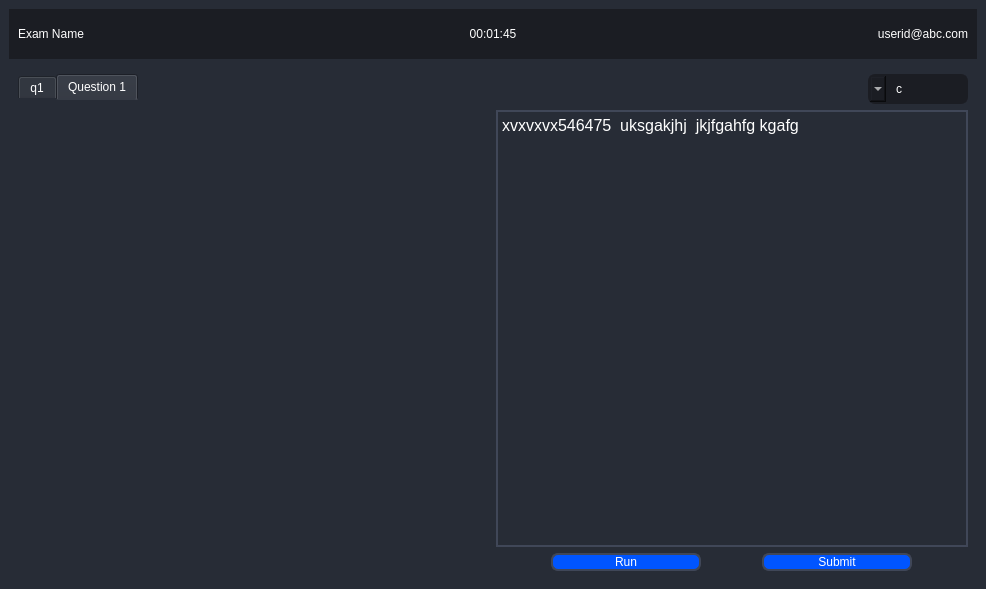
<?xml version="1.0" encoding="UTF-8"?>
<ui version="4.0">
 <class>MainWindow</class>
 <widget class="QMainWindow" name="MainWindow">
  <property name="geometry">
   <rect>
    <x>0</x>
    <y>0</y>
    <width>986</width>
    <height>589</height>
   </rect>
  </property>
  <property name="windowTitle">
   <string>MainWindow</string>
  </property>
  <property name="styleSheet">
   <string notr="true">	background-color: rgb(39, 44, 54);
</string>
  </property>
  <widget class="QWidget" name="centralwidget">
   <layout class="QGridLayout" name="gridLayout_5">
    <item row="0" column="0">
     <layout class="QVBoxLayout" name="verticalLayout_2">
      <item>
       <widget class="QWidget" name="widget" native="true">
        <property name="minimumSize">
         <size>
          <width>0</width>
          <height>50</height>
         </size>
        </property>
        <property name="styleSheet">
         <string notr="true">	background-color: rgb(27, 29, 35);
</string>
        </property>
        <layout class="QGridLayout" name="gridLayout_2">
         <item row="0" column="0">
          <layout class="QHBoxLayout" name="horizontalLayout_3">
           <item>
            <widget class="QLabel" name="exam_name_text">
             <property name="styleSheet">
              <string notr="true">font: 12pt &quot;Droid Sans Fallback&quot;;
color:rgb(255, 255, 255);</string>
             </property>
             <property name="text">
              <string>Exam Name</string>
             </property>
            </widget>
           </item>
           <item>
            <widget class="QLabel" name="time_text">
             <property name="styleSheet">
              <string notr="true">font: 12pt &quot;Droid Sans Fallback&quot;;
color:rgb(255, 255, 255);</string>
             </property>
             <property name="text">
              <string>00:01:45</string>
             </property>
             <property name="alignment">
              <set>Qt::AlignCenter</set>
             </property>
            </widget>
           </item>
           <item>
            <widget class="QLabel" name="userid_text">
             <property name="styleSheet">
              <string notr="true">font: 12pt &quot;Droid Sans Fallback&quot;;
color:rgb(255, 255, 255);</string>
             </property>
             <property name="text">
              <string>userid@abc.com</string>
             </property>
             <property name="alignment">
              <set>Qt::AlignRight|Qt::AlignTrailing|Qt::AlignVCenter</set>
             </property>
            </widget>
           </item>
          </layout>
         </item>
        </layout>
       </widget>
      </item>
      <item>
       <widget class="QFrame" name="frame">
        <property name="styleSheet">
         <string notr="true">border:none;</string>
        </property>
        <property name="frameShape">
         <enum>QFrame::StyledPanel</enum>
        </property>
        <property name="frameShadow">
         <enum>QFrame::Raised</enum>
        </property>
        <layout class="QGridLayout" name="gridLayout_3">
         <item row="0" column="1">
          <layout class="QHBoxLayout" name="horizontalLayout_2">
           <item>
            <layout class="QVBoxLayout" name="verticalLayout">
             <item>
              <widget class="QComboBox" name="language_choose">
               <property name="maximumSize">
                <size>
                 <width>100</width>
                 <height>16777215</height>
                </size>
               </property>
               <property name="toolTip">
                <string/>
               </property>
               <property name="layoutDirection">
                <enum>Qt::RightToLeft</enum>
               </property>
               <property name="styleSheet">
                <string notr="true">QComboBox{
	background-color: rgb(27, 29, 35);
	border-radius: 7px;
	border: 2px solid rgb(27, 29, 35);
	padding: 5px;
	padding-left: 10px;
	text-color: rgb(255,255,255);
	color: rgb(255,255,255);
}
QComboBox:hover{
	border: 2px solid rgb(64, 71, 88);
}
</string>
               </property>
               <property name="editable">
                <bool>false</bool>
               </property>
               <property name="currentText">
                <string>c</string>
               </property>
               <item>
                <property name="text">
                 <string>c</string>
                </property>
               </item>
               <item>
                <property name="text">
                 <string>c++</string>
                </property>
               </item>
               <item>
                <property name="text">
                 <string>java</string>
                </property>
               </item>
               <item>
                <property name="text">
                 <string>python</string>
                </property>
               </item>
              </widget>
             </item>
             <item>
              <widget class="QTextEdit" name="program_text">
               <property name="styleSheet">
                <string notr="true">QTextEdit{
	color:rgb(255, 255, 255);
	font: 12pt &quot;Droid Sans Fallback&quot;;
	border: 2px solid rgb(64, 71, 88);
}
</string>
               </property>
               <property name="html">
                <string>&lt;!DOCTYPE HTML PUBLIC &quot;-//W3C//DTD HTML 4.0//EN&quot; &quot;http://www.w3.org/TR/REC-html40/strict.dtd&quot;&gt;
&lt;html&gt;&lt;head&gt;&lt;meta name=&quot;qrichtext&quot; content=&quot;1&quot; /&gt;&lt;style type=&quot;text/css&quot;&gt;
p, li { white-space: pre-wrap; }
&lt;/style&gt;&lt;/head&gt;&lt;body style=&quot; font-family:'Droid Sans Fallback'; font-size:12pt; font-weight:400; font-style:normal;&quot;&gt;
&lt;p style=&quot; margin-top:0px; margin-bottom:0px; margin-left:0px; margin-right:0px; -qt-block-indent:0; text-indent:0px;&quot;&gt;xvxvxvx546475  uksgakjhj  jkjfgahfg kgafg&lt;/p&gt;&lt;/body&gt;&lt;/html&gt;</string>
               </property>
              </widget>
             </item>
             <item>
              <layout class="QHBoxLayout" name="horizontalLayout">
               <item>
                <widget class="QPushButton" name="run_button">
                 <property name="maximumSize">
                  <size>
                   <width>150</width>
                   <height>16777215</height>
                  </size>
                 </property>
                 <property name="styleSheet">
                  <string notr="true">QPushButton {
	font: 14pt &quot;Droid Sans Fallback&quot;;
	background-position: center;
	background-repeat: no-reperat;
	border: 2px solid rgb(64, 71, 88);
	border-radius:7px;
	color:rgb(255, 255, 255);
	background-color:rgb(0, 85, 255);
}
QPushButton:hover {
	background-color: rgb(0, 67, 200);

}
QPushButton:pressed {	
	background-color: rgb(0, 32, 97);
}</string>
                 </property>
                 <property name="text">
                  <string>Run</string>
                 </property>
                </widget>
               </item>
               <item>
                <widget class="QPushButton" name="submit_button">
                 <property name="maximumSize">
                  <size>
                   <width>150</width>
                   <height>16777215</height>
                  </size>
                 </property>
                 <property name="styleSheet">
                  <string notr="true">QPushButton {
	font: 14pt &quot;Droid Sans Fallback&quot;;
	background-position: center;
	background-repeat: no-reperat;
	border: 2px solid rgb(64, 71, 88);
	border-radius:7px;
	color:rgb(255, 255, 255);
	background-color:rgb(0, 85, 255);
}
QPushButton:hover {
	background-color: rgb(0, 67, 200);

}
QPushButton:pressed {	
	background-color: rgb(0, 32, 97);
}</string>
                 </property>
                 <property name="text">
                  <string>Submit</string>
                 </property>
                </widget>
               </item>
              </layout>
             </item>
            </layout>
           </item>
          </layout>
         </item>
         <item row="0" column="0">
          <layout class="QVBoxLayout" name="verticalLayout_3">
           <item>
            <widget class="QTabWidget" name="question_tab">
             <property name="styleSheet">
              <string notr="true">color:rgb(255, 255, 255);
	font: 9pt &quot;Droid Sans Fallback&quot;;
	border: none;</string>
             </property>
             <property name="tabShape">
              <enum>QTabWidget::Rounded</enum>
             </property>
             <property name="currentIndex">
              <number>1</number>
             </property>
             <property name="documentMode">
              <bool>false</bool>
             </property>
             <property name="tabsClosable">
              <bool>false</bool>
             </property>
             <property name="movable">
              <bool>true</bool>
             </property>
             <property name="tabBarAutoHide">
              <bool>false</bool>
             </property>
             <widget class="QWidget" name="tab">
              <attribute name="icon">
               <iconset>
                <normaloff>:/newPrefix/cil-check.png</normaloff>:/newPrefix/cil-check.png</iconset>
              </attribute>
              <attribute name="title">
               <string>q1</string>
              </attribute>
              <layout class="QGridLayout" name="gridLayout">
               <item row="0" column="0">
                <widget class="QTextBrowser" name="text_browser">
                 <property name="styleSheet">
                  <string notr="true">QTextBrowser{
	color:rgb(255, 255, 255);
	font: 12pt &quot;Droid Sans Fallback&quot;;
	
}
</string>
                 </property>
                 <property name="html">
                  <string>&lt;!DOCTYPE HTML PUBLIC &quot;-//W3C//DTD HTML 4.0//EN&quot; &quot;http://www.w3.org/TR/REC-html40/strict.dtd&quot;&gt;
&lt;html&gt;&lt;head&gt;&lt;meta name=&quot;qrichtext&quot; content=&quot;1&quot; /&gt;&lt;style type=&quot;text/css&quot;&gt;
p, li { white-space: pre-wrap; }
&lt;/style&gt;&lt;/head&gt;&lt;body style=&quot; font-family:'Droid Sans Fallback'; font-size:12pt; font-weight:400; font-style:normal;&quot;&gt;
&lt;p style=&quot; margin-top:0px; margin-bottom:0px; margin-left:0px; margin-right:0px; -qt-block-indent:0; text-indent:0px;&quot;&gt;&lt;span style=&quot; background-color:transparent;&quot;&gt;You are given a tree with N nodes (numbered 1 through N). A tree is a connected undirected graph without cycles.&lt;/span&gt;&lt;/p&gt;
&lt;p style=&quot; margin-top:12px; margin-bottom:0px; margin-left:0px; margin-right:0px; -qt-block-indent:0; text-indent:0px; line-height:100%; background-color:transparent;&quot;&gt;&lt;br /&gt;&lt;/p&gt;
&lt;p style=&quot; margin-top:12px; margin-bottom:0px; margin-left:0px; margin-right:0px; -qt-block-indent:0; text-indent:0px; line-height:100%; background-color:transparent;&quot;&gt;&lt;span style=&quot; background-color:transparent;&quot;&gt;You have to assign an integer to each node; for each valid i, let's denote the integer assigned to node i by Ai. This assignment must satisfy the following conditions:&lt;/span&gt;&lt;/p&gt;
&lt;p style=&quot; margin-top:12px; margin-bottom:0px; margin-left:0px; margin-right:0px; -qt-block-indent:0; text-indent:0px; line-height:100%; background-color:transparent;&quot;&gt;&lt;br /&gt;&lt;/p&gt;
&lt;p style=&quot; margin-top:12px; margin-bottom:0px; margin-left:0px; margin-right:0px; -qt-block-indent:0; text-indent:0px; line-height:100%; background-color:transparent;&quot;&gt;&lt;span style=&quot; background-color:transparent;&quot;&gt;For each valid i, 1≤Ai≤105.&lt;/span&gt;&lt;/p&gt;
&lt;p style=&quot; margin-top:12px; margin-bottom:0px; margin-left:0px; margin-right:0px; -qt-block-indent:0; text-indent:0px; line-height:100%; background-color:transparent;&quot;&gt;&lt;span style=&quot; background-color:transparent;&quot;&gt;For each simple path in the tree which contains at least two nodes, let's denote the set of nodes in this path by S. Then, ∑v∈SAv is not divisible by |S|.&lt;/span&gt;&lt;/p&gt;
&lt;p style=&quot; margin-top:12px; margin-bottom:0px; margin-left:0px; margin-right:0px; -qt-block-indent:0; text-indent:0px; line-height:100%; background-color:transparent;&quot;&gt;&lt;span style=&quot; background-color:transparent;&quot;&gt;Input&lt;/span&gt;&lt;/p&gt;
&lt;p style=&quot; margin-top:12px; margin-bottom:0px; margin-left:0px; margin-right:0px; -qt-block-indent:0; text-indent:0px; line-height:100%; background-color:transparent;&quot;&gt;&lt;span style=&quot; background-color:transparent;&quot;&gt;The first line of the input contains a single integer T denoting the number of test cases. The description of T test cases follows.&lt;/span&gt;&lt;/p&gt;
&lt;p style=&quot; margin-top:12px; margin-bottom:0px; margin-left:0px; margin-right:0px; -qt-block-indent:0; text-indent:0px; line-height:100%; background-color:transparent;&quot;&gt;&lt;span style=&quot; background-color:transparent;&quot;&gt;The first line of each test case contains a single integer N.&lt;/span&gt;&lt;/p&gt;
&lt;p style=&quot; margin-top:12px; margin-bottom:0px; margin-left:0px; margin-right:0px; -qt-block-indent:0; text-indent:0px; line-height:100%; background-color:transparent;&quot;&gt;&lt;span style=&quot; background-color:transparent;&quot;&gt;Each of the next N−1 lines contains two space-separated integers u and v denoting that nodes u and v are connected by an edge.&lt;/span&gt;&lt;/p&gt;
&lt;p style=&quot; margin-top:12px; margin-bottom:0px; margin-left:0px; margin-right:0px; -qt-block-indent:0; text-indent:0px; line-height:100%; background-color:transparent;&quot;&gt;&lt;span style=&quot; background-color:transparent;&quot;&gt;Output&lt;/span&gt;&lt;/p&gt;
&lt;p style=&quot; margin-top:12px; margin-bottom:0px; margin-left:0px; margin-right:0px; -qt-block-indent:0; text-indent:0px; line-height:100%; background-color:transparent;&quot;&gt;&lt;span style=&quot; background-color:transparent;&quot;&gt;For each test case, print a single line containing N space-separated integers A1,A2,…,AN.&lt;/span&gt;&lt;/p&gt;
&lt;p style=&quot; margin-top:12px; margin-bottom:0px; margin-left:0px; margin-right:0px; -qt-block-indent:0; text-indent:0px; line-height:100%; background-color:transparent;&quot;&gt;&lt;br /&gt;&lt;/p&gt;
&lt;p style=&quot; margin-top:12px; margin-bottom:0px; margin-left:0px; margin-right:0px; -qt-block-indent:0; text-indent:0px; line-height:100%; background-color:transparent;&quot;&gt;&lt;span style=&quot; background-color:transparent;&quot;&gt;If there are multiple solutions, you may find any one of them. It can be proved that a solution always exists under the given constraints.&lt;/span&gt;&lt;/p&gt;
&lt;p style=&quot; margin-top:12px; margin-bottom:0px; margin-left:0px; margin-right:0px; -qt-block-indent:0; text-indent:0px; line-height:100%; background-color:transparent;&quot;&gt;&lt;br /&gt;&lt;/p&gt;
&lt;p style=&quot; margin-top:12px; margin-bottom:0px; margin-left:0px; margin-right:0px; -qt-block-indent:0; text-indent:0px; line-height:100%; background-color:transparent;&quot;&gt;&lt;span style=&quot; background-color:transparent;&quot;&gt;Constraints&lt;/span&gt;&lt;/p&gt;
&lt;p style=&quot; margin-top:12px; margin-bottom:0px; margin-left:0px; margin-right:0px; -qt-block-indent:0; text-indent:0px; line-height:100%; background-color:transparent;&quot;&gt;&lt;span style=&quot; background-color:transparent;&quot;&gt;1≤T≤200&lt;/span&gt;&lt;/p&gt;
&lt;p style=&quot; margin-top:12px; margin-bottom:0px; margin-left:0px; margin-right:0px; -qt-block-indent:0; text-indent:0px; line-height:100%; background-color:transparent;&quot;&gt;&lt;span style=&quot; background-color:transparent;&quot;&gt;2≤N≤100&lt;/span&gt;&lt;/p&gt;
&lt;p style=&quot; margin-top:12px; margin-bottom:0px; margin-left:0px; margin-right:0px; -qt-block-indent:0; text-indent:0px; line-height:100%; background-color:transparent;&quot;&gt;&lt;span style=&quot; background-color:transparent;&quot;&gt;1≤u,v≤N&lt;/span&gt;&lt;/p&gt;
&lt;p style=&quot; margin-top:12px; margin-bottom:0px; margin-left:0px; margin-right:0px; -qt-block-indent:0; text-indent:0px; line-height:100%; background-color:transparent;&quot;&gt;&lt;span style=&quot; background-color:transparent;&quot;&gt;Example Input&lt;/span&gt;&lt;/p&gt;
&lt;p style=&quot; margin-top:12px; margin-bottom:0px; margin-left:0px; margin-right:0px; -qt-block-indent:0; text-indent:0px; line-height:100%; background-color:transparent;&quot;&gt;&lt;span style=&quot; background-color:transparent;&quot;&gt;2&lt;/span&gt;&lt;/p&gt;
&lt;p style=&quot; margin-top:12px; margin-bottom:0px; margin-left:0px; margin-right:0px; -qt-block-indent:0; text-indent:0px; line-height:100%; background-color:transparent;&quot;&gt;&lt;span style=&quot; background-color:transparent;&quot;&gt;7&lt;/span&gt;&lt;/p&gt;
&lt;p style=&quot; margin-top:12px; margin-bottom:0px; margin-left:0px; margin-right:0px; -qt-block-indent:0; text-indent:0px; line-height:100%; background-color:transparent;&quot;&gt;&lt;span style=&quot; background-color:transparent;&quot;&gt;1 2&lt;/span&gt;&lt;/p&gt;
&lt;p style=&quot; margin-top:12px; margin-bottom:0px; margin-left:0px; margin-right:0px; -qt-block-indent:0; text-indent:0px; line-height:100%; background-color:transparent;&quot;&gt;&lt;span style=&quot; background-color:transparent;&quot;&gt;4 6&lt;/span&gt;&lt;/p&gt;
&lt;p style=&quot; margin-top:12px; margin-bottom:0px; margin-left:0px; margin-right:0px; -qt-block-indent:0; text-indent:0px; line-height:100%; background-color:transparent;&quot;&gt;&lt;span style=&quot; background-color:transparent;&quot;&gt;3 5&lt;/span&gt;&lt;/p&gt;
&lt;p style=&quot; margin-top:12px; margin-bottom:0px; margin-left:0px; margin-right:0px; -qt-block-indent:0; text-indent:0px; line-height:100%; background-color:transparent;&quot;&gt;&lt;span style=&quot; background-color:transparent;&quot;&gt;1 4&lt;/span&gt;&lt;/p&gt;
&lt;p style=&quot; margin-top:12px; margin-bottom:0px; margin-left:0px; margin-right:0px; -qt-block-indent:0; text-indent:0px; line-height:100%; background-color:transparent;&quot;&gt;&lt;span style=&quot; background-color:transparent;&quot;&gt;7 5&lt;/span&gt;&lt;/p&gt;
&lt;p style=&quot; margin-top:12px; margin-bottom:0px; margin-left:0px; margin-right:0px; -qt-block-indent:0; text-indent:0px; line-height:100%; background-color:transparent;&quot;&gt;&lt;span style=&quot; background-color:transparent;&quot;&gt;5 1&lt;/span&gt;&lt;/p&gt;
&lt;p style=&quot; margin-top:12px; margin-bottom:0px; margin-left:0px; margin-right:0px; -qt-block-indent:0; text-indent:0px; line-height:100%; background-color:transparent;&quot;&gt;&lt;span style=&quot; background-color:transparent;&quot;&gt;3&lt;/span&gt;&lt;/p&gt;
&lt;p style=&quot; margin-top:12px; margin-bottom:0px; margin-left:0px; margin-right:0px; -qt-block-indent:0; text-indent:0px; line-height:100%; background-color:transparent;&quot;&gt;&lt;span style=&quot; background-color:transparent;&quot;&gt;1 2xxx1212dd have &lt;/span&gt;&lt;/p&gt;
&lt;p style=&quot; margin-top:12px; margin-bottom:0px; margin-left:0px; margin-right:0px; -qt-block-indent:0; text-indent:0px; line-height:100%; background-color:transparent;&quot;&gt;&lt;span style=&quot; background-color:transparent;&quot;&gt;2 3&lt;/span&gt;&lt;/p&gt;
&lt;p style=&quot; margin-top:12px; margin-bottom:0px; margin-left:0px; margin-right:0px; -qt-block-indent:0; text-indent:0px; line-height:100%; background-color:transparent;&quot;&gt;&lt;span style=&quot; background-color:transparent;&quot;&gt;Example Output&lt;/span&gt;&lt;/p&gt;
&lt;p style=&quot; margin-top:12px; margin-bottom:0px; margin-left:0px; margin-right:0px; -qt-block-indent:0; text-indent:0px; line-height:100%; background-color:transparent;&quot;&gt;&lt;span style=&quot; background-color:transparent;&quot;&gt;4 9 12 1 9 8 4&lt;/span&gt;&lt;/p&gt;
&lt;p style=&quot; margin-top:12px; margin-bottom:0px; margin-left:0px; margin-right:0px; -qt-block-indent:0; text-indent:0px; line-height:100%; background-color:transparent;&quot;&gt;&lt;span style=&quot; background-color:transparent;&quot;&gt;4 3 6&lt;/span&gt;&lt;/p&gt;&lt;/body&gt;&lt;/html&gt;</string>
                 </property>
                </widget>
               </item>
              </layout>
             </widget>
             <widget class="QWidget" name="tab_2">
              <attribute name="icon">
               <iconset>
                <normaloff>:/newPrefix/cil-check.png</normaloff>:/newPrefix/cil-check.png</iconset>
              </attribute>
              <attribute name="title">
               <string>Question 1</string>
              </attribute>
             </widget>
            </widget>
           </item>
          </layout>
         </item>
        </layout>
       </widget>
      </item>
     </layout>
    </item>
   </layout>
  </widget>
 </widget>
 <resources>
  <include location="resource/icon_res.qrc"/>
 </resources>
 <connections/>
</ui>
